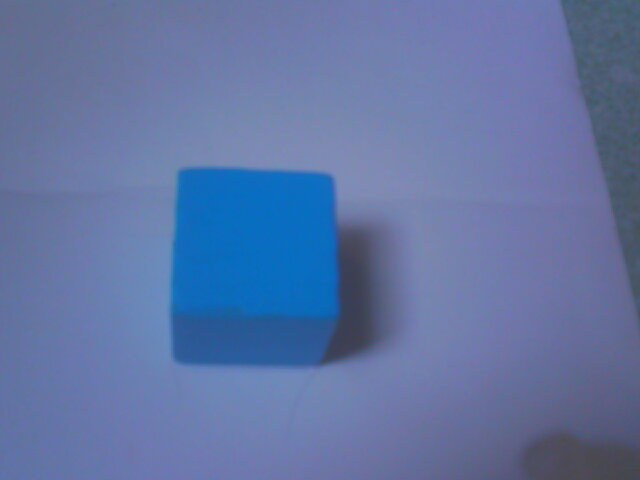
#> input picture blue.jpg, 640 x 480 px
$ python -i detect_color_in_box.py   (imports and definitions only)
#> lines starting #> are read from the running program, lines starting #| are printed output that depends on the picture; after the words box and inside, x2 and y2 are one past the last pixel; in counts of white or black regions, pixels touching at a corner belong together
#> further down, picture is the input picture: shape (480, 640, 3); mean B, G, R 163.6, 116.2, 96.6
import cv2
import numpy as np

# red LAB range
lower_red = np.array([20, 140, 120])
upper_red = np.array([255, 230, 238])
# green LAB range
lower_green = np.array([0, 0, 126])
upper_green = np.array([255, 127, 255])
# blue LAB range
lower_blue = np.array([0, 0, 0])
upper_blue = np.array([132, 138, 109])


def DetectColor(image):
    hsv = cv2.cvtColor(image, cv2.COLOR_BGR2HSV)
#> hsv: shape (480, 640, 3); mean H, S, V 112.8, 102.2, 163.6
    scale = 1.2
    hsv[:, :, 1] = hsv[:, :, 1]*scale
#> hsv: shape (480, 640, 3); mean H, S, V 112.8, 103.3, 163.6
    image = cv2.cvtColor(hsv, cv2.COLOR_HSV2BGR)
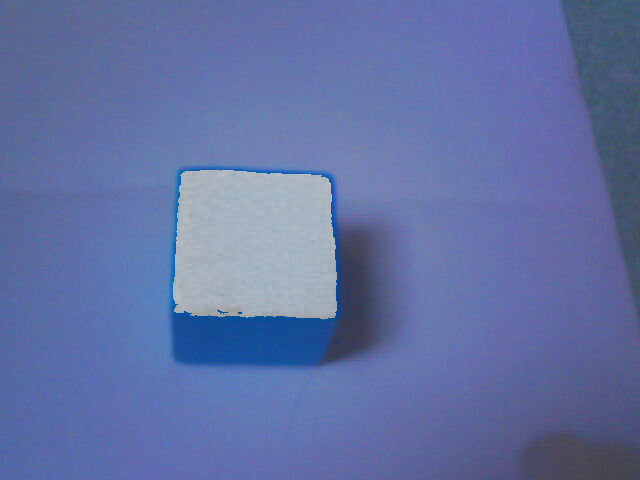
#> image: shape (480, 640, 3); mean B, G, R 163.6, 112.8, 97
    roi = image[184:294, 247:343]
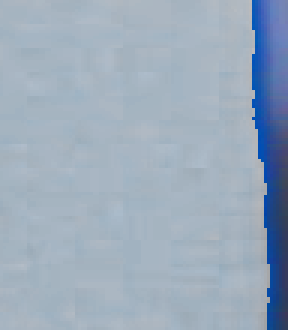
#> roi: shape (110, 96, 3) (shown 3 times larger); mean B, G, R 188.1, 171, 155.1
    lab = cv2.cvtColor(roi, cv2.COLOR_BGR2LAB)
#> lab: shape (110, 96, 3); mean of channels 0, 1, 2 176.6, 126.9, 117.3

    mask_red = cv2.inRange(lab, lower_red, upper_red)
#> mask_red: shape (110, 96); every value is 0
    mask_green = cv2.inRange(lab, lower_green, upper_green)
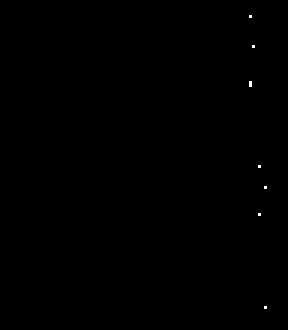
#> mask_green: shape (110, 96) (shown 3 times larger); 0.08% white in thin lines or dots, all inside (x1, y1, x2, y2) = (83, 5, 89, 103)
    mask_blue = cv2.inRange(lab, lower_blue, upper_blue)
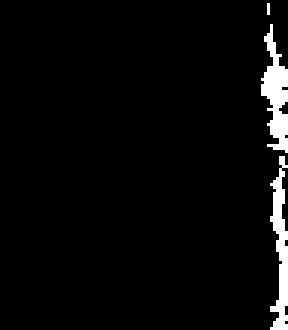
#> mask_blue: shape (110, 96) (shown 3 times larger); 3.8% white; 3 white regions (1 under 20 px), largest, box (x1, y1, x2, y2) and area: (87, 8, 96, 51) 204, (90, 52, 96, 110) 190
    total_pixels = roi.shape[0]*roi.shape[1]
#> total_pixels = 10560
    percent_red = cv2.countNonZero(mask_red) / total_pixels
#> percent_red = 0
    percent_green = cv2.countNonZero(mask_green)/total_pixels
#> percent_green = 0.000758
    percent_blue = cv2.countNonZero(mask_blue)/total_pixels
#> percent_blue = 0.0377
    cv2.imshow("roi", roi)
    cv2.imshow("green's mask", mask_green)
    cv2.imshow("blue's mask", mask_blue)
    cv2.imshow("red's mask", mask_red)
    if percent_red > 0.75:
        return "red", (0, 0, 255)
    elif percent_green > 0.75:
        return "green", (0, 255, 0)
    elif percent_blue > 0.6:
        return "blue", (255, 0, 0)
    else:
        return "unknown", (150, 150, 150)

>>> import cv2
>>> picture = cv2.imread('blue.jpg')
>>> result = DetectColor(picture)
#> result = ('unknown', (150, 150, 150))
